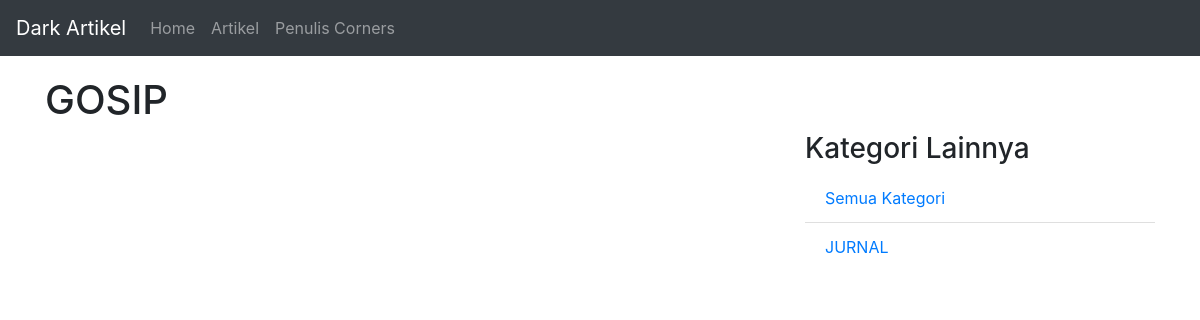
The page /artikel/kategori/GOSIP/1/ on the database as committed earlier.
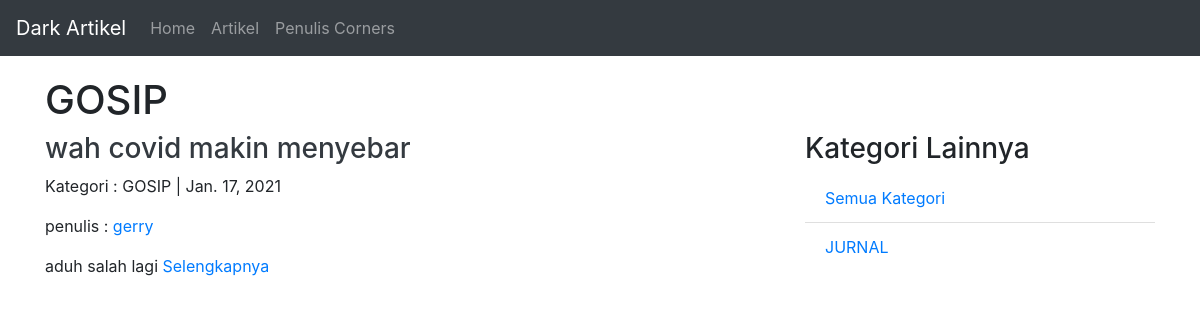
The same page on the database as committed later.
### artikel/models.py (models this page shows, shortened)
class Artikel(models.Model):
    judul = models.CharField(max_length=200,null=True)
    isi = models.TextField(null=True)
    KATEGORI_TYPE = (
        ('JURNAL','Jurnal'),
        ('GOSIP','Gosip'),
        ('TRAVELING','Traveling'),
    )
    kategori = models.CharField(null=True, blank=True, choices=KATEGORI_TYPE,max_length=200)
    penulis = models.ForeignKey(Penulis,null=True,on_delete=models.SET_NULL)
    slug = models.SlugField(blank=True, editable=False)
    published = models.DateTimeField(auto_now_add=True, null=True)
    updated = models.DateTimeField(auto_now=True, null=True)

### penulis/models.py (models this page shows)
class Penulis(models.Model):
    user = models.OneToOneField(User,null=True,blank=True,on_delete=models.CASCADE)
    nama = models.CharField(max_length=200, null=True)
    phone = models.CharField(max_length=20,null=True)
    email = models.CharField(max_length=200,null=True)
    profile_pic = models.ImageField(default = 'profile1.png', null = True, blank = True)
    date_created = models.DateTimeField(auto_now_add=True,null=True)
    def __str__(self):
        return "{}".format(self.nama)

### artikel/views.py (the view)
# urls.py: re_path(r'^artikel/kategori/(?P<kategori>[\w]+)/(?P<page>\d+)/$',ArtikelKategoriListView.as_view(),name="kategori-list"),
class ArtikelKategoriListView(ListView):
    model = Artikel
    template_name = 'artikel/artikel_kategori_list.html'
    context_object_name = 'artikel'
    ordering = ['-published']
    paginate_by = 3
    def get_queryset(self):
        self.queryset = self.model.objects.filter(kategori = self.kwargs['kategori'])
        return super().get_queryset()
    def get_context_data(self,*args, **kwargs):
        kategoriList = self.model.objects.values_list('kategori',flat=True).distinct().exclude(kategori=self.kwargs['kategori'])
        data_context = {
            'page_title':self.kwargs['kategori'],
            'kategorilist':kategoriList,
        }
        self.kwargs.update(data_context)
        kwargs = self.kwargs
        return super().get_context_data(*args, **kwargs)

### artikel/templates/artikel/artikel_kategori_list.html (shortened to what this page needs)
{% extends 'base.html' %}
{% block content %}
    <h1>{{page_title}}</h1>
    <div class="row">
        <div class="col-md-8">
            {% for dataartikel in artikel %}
                <h3><a class="text-dark" href="{% url 'artikel:detail' dataartikel.slug %}">{{dataartikel.judul}}</a></h3>
                <p>Kategori : {{dataartikel.kategori}} | {{dataartikel.published|date}}</p>
                <p>penulis : <a href="{% url 'artikel:profile_penulis' dataartikel.penulis.id %}">{{dataartikel.penulis}}</a></p>
                <p>{{dataartikel.isi|truncatewords:20}} <a href="{% url 'artikel:detail' dataartikel.slug %}">Selengkapnya</a></p>
            {% endfor %}
        </div>
        <div class="col-sm">
            <h3>Kategori Lainnya</h3>
            <ul class="list-group list-group-flush">
                <li class="list-group-item">
                    <a href="{% url 'artikel:home' 1 %}">Semua Kategori</a>
                </li>
                {% for datakategori in kategorilist %}
                    <li class="list-group-item">
                        <a href="{% url 'artikel:kategori-list' datakategori 1 %}">{{datakategori}}</a>
                    </li>
                {% endfor %}
            </ul>
        </div>
    </div>
{% endblock content %}

Rows that differ between the two databases and show on the page:
added Artikel: kategori "GOSIP", judul "wah covid makin menyebar", published "Jan. 17, 2021", penulis "gerry", isi "aduh salah lagi"
Other text that changed with them:
{{ page_title }}: "GOSIP" → (not shown)
